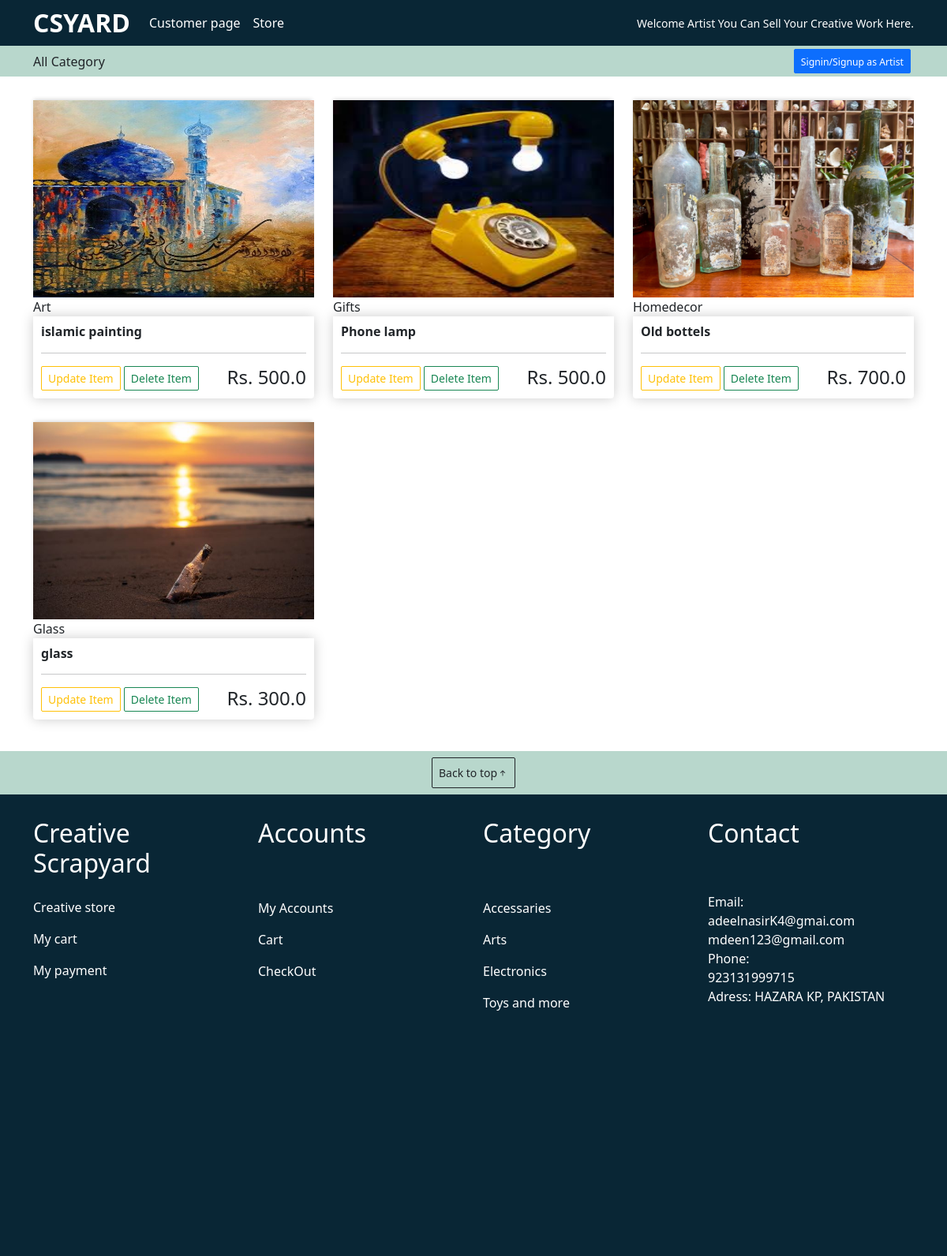
The page /services/seller-profile/2 on the database its author committed.
### store/models.py (models this page shows, shortened)
class Product(models.Model):
    seller = models.ForeignKey(User, on_delete=models.CASCADE, null=True)
    name = models.CharField(max_length=200, null=True)
    price = models.FloatField()
    category = models.ForeignKey(Category, on_delete=models.SET_NULL, null=True)
    image = models.ImageField(null=True, blank=True)
    in_stock = models.BooleanField(default=True)
    @property
    def image_url(self):
        try:
            url = self.image.url
        except:
            url = ''
        return url

class Category(models.Model):
    name = models.CharField(max_length=25)
    def __str__(self):
        return self.name

### seller/views.py (the view)
# urls.py: path('seller-profile/<str:pk>', views.sellerProfileView, name= 'seller-profile'),
def sellerProfileView(request, pk):
    user = User.objects.get(id=pk)
    product = user.product_set.all()
    context = {'user':user, 'product': product}
    return render (request, 'seller/seller_profile.html', context)

### seller/templates/seller/seller_profile.html
{% extends 'seller/main.html' %}
{% load static %}
{% block content %}
<div class="container">
    <div class="row">
        {% for product in product %}
        <div class="col col-lg-4 " >
            <img class="thumbnail" src="{{ product.image_url }}" alt="placeholder">
            {{ product.category }}
            <div class="box-element product">
                <h6><strong>{{ product.name }}</strong></h6>
                <hr>
                <a href="{% url 'update-product' product.id  %}"><button class="btn btn-outline-warning btn-sm">Update Item</button></a>
                <a href="{% url 'delete-product' product.id  %}"><button class="btn btn-outline-success btn-sm">Delete Item</button></a>
                <h4 style="display: inline; float: right;">Rs. {{ product.price}}</h4>
            </div>
        </div>
        {% endfor %}
    </div>
</div>
{% endblock %}

### static/css/main.css (style rules this page uses)
.box-element { box-shadow:hsl(0, 0%, 80%) 0 0 16px; background-color: #fff; border-radius: 4px; padding: 10px; }
.thumbnail { width: 100%; height: 250px; -webkit-box-shadow: -1px -3px 5px -2px rgba(214,214,214,1); -moz-box-shadow: -1px -3px 5px -2px rgba(214,214,214,1); box-shadow: -1px -3px 5px -2px rgba(214,214,214,1); }
.product { border-radius: 0 0 4px 4px; }
.col-lg-4, .col-md-4, .col { margin-top: 30px; }
.form-control, .btn { border-radius: 2px; }

### rows shown on the page
Product: image_url (picture), category "Art", name "islamic painting", price "500.0"
Product: image_url (picture), category "Gifts", name "Phone lamp", price "500.0"
Product: image_url (picture), category "Homedecor", name "Old bottels", price "700.0"
Product: image_url (picture), category "Glass", name "glass", price "300.0"
